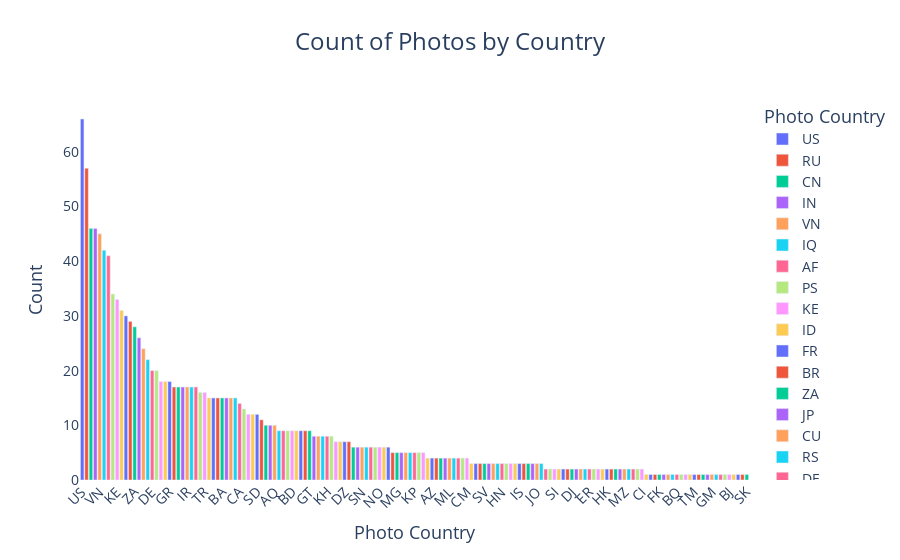

Write notebook code for a chart like this one.
### Code cell
#Flitering the oversea photo country
outcountry = outphoto.groupby('Photo_Country').size().reset_index(name='Count').sort_values(by='Count', ascending=False)

fig = px.bar(outcountry , x='Photo_Country', y='Count', color='Photo_Country', title='Count of Photos by Country')

fig.update_layout(
    title={
        'x': 0.5,
        'font': {'size': 24},
    },
    xaxis={
        'title': {'text': 'Photo Country', 'font': {'size': 18}},
        'tickangle': -45,
        'tickfont': {'size': 14},
    },
    yaxis={
        'title': {'text': 'Count', 'font': {'size': 18}},
        'tickfont': {'size': 14},
    },
    legend={
        'title': {'text': 'Photo Country', 'font': {'size': 18}},
        'font': {'size': 14},
    },
    plot_bgcolor='white',
)


fig.show()

outcountry.head(10)
